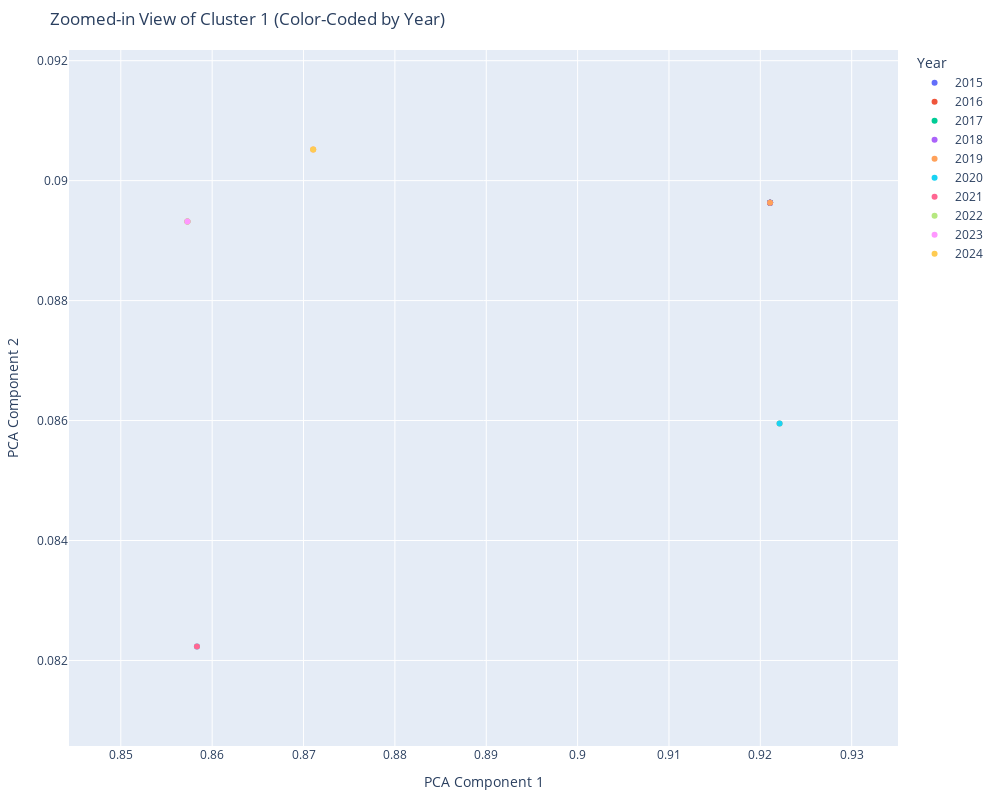

The cell this chart's notebook holds for it:
### Code cell
# Call the Zoomed-In-View Function
zoom_to_cluster(pca_df, cluster_number=1)

### Figure 1 — Plotly figure (JSON) as saved in the notebook; plotly's stock layout.template omitted (floating-point values rounded to 4 significant figures)
{"data": [{"customdata": [["Christmas Tree and Neapolitan Baroque Crèche", "2015"], ["Christmas Tree and Neapolitan Baroque Crèche", "2015"]], "hovertemplate": "Year=%{customdata[1]}<br>PCA Component 1=%{x}<br>PCA Component 2=%{y}<br>Title=%{customdata[0]}<extra></extra>", "legendgroup": "2015", "marker": {"color": "#636efa", "symbol": "circle"}, "mode": "markers", "name": "2015", "orientation": "v", "showlegend": true, "type": "scatter", "x": [0.9211, 0.9211], "xaxis": "x", "y": [0.08963, 0.08963], "yaxis": "y"}, {"customdata": [["Christmas Tree and Neapolitan Baroque Crèche", "2016"], ["Christmas Tree and Neapolitan Baroque Crèche", "2016"]], "hovertemplate": "Year=%{customdata[1]}<br>PCA Component 1=%{x}<br>PCA Component 2=%{y}<br>Title=%{customdata[0]}<extra></extra>", "legendgroup": "2016", "marker": {"color": "#EF553B", "symbol": "circle"}, "mode": "markers", "name": "2016", "orientation": "v", "showlegend": true, "type": "scatter", "x": [0.9211, 0.9211], "xaxis": "x", "y": [0.08963, 0.08963], "yaxis": "y"}, {"customdata": [["Christmas Tree and Neapolitan Baroque Crèche", "2017"], ["Christmas Tree and Neapolitan Baroque Crèche", "2017"]], "hovertemplate": "Year=%{customdata[1]}<br>PCA Component 1=%{x}<br>PCA Component 2=%{y}<br>Title=%{customdata[0]}<extra></extra>", "legendgroup": "2017", "marker": {"color": "#00cc96", "symbol": "circle"}, "mode": "markers", "name": "2017", "orientation": "v", "showlegend": true, "type": "scatter", "x": [0.9211, 0.9211], "xaxis": "x", "y": [0.08963, 0.08963], "yaxis": "y"}, {"customdata": [["Christmas Tree and Neapolitan Baroque Crèche", "2018"], ["Christmas Tree and Neapolitan Baroque Crèche", "2018"]], "hovertemplate": "Year=%{customdata[1]}<br>PCA Component 1=%{x}<br>PCA Component 2=%{y}<br>Title=%{customdata[0]}<extra></extra>", "legendgroup": "2018", "marker": {"color": "#ab63fa", "symbol": "circle"}, "mode": "markers", "name": "2018", "orientation": "v", "showlegend": true, "type": "scatter", "x": [0.9211, 0.9211], "xaxis": "x", "y": [0.08963, 0.08963], "yaxis": "y"}, {"customdata": [["Christmas Tree and Neapolitan Baroque Crèche", "2019"], ["Christmas Tree and Neapolitan Baroque Crèche", "2019"]], "hovertemplate": "Year=%{customdata[1]}<br>PCA Component 1=%{x}<br>PCA Component 2=%{y}<br>Title=%{customdata[0]}<extra></extra>", "legendgroup": "2019", "marker": {"color": "#FFA15A", "symbol": "circle"}, "mode": "markers", "name": "2019", "orientation": "v", "showlegend": true, "type": "scatter", "x": [0.9221, 0.9211], "xaxis": "x", "y": [0.08595, 0.08963], "yaxis": "y"}, {"customdata": [["Christmas Tree and Neapolitan Baroque Crèche", "2020"], ["Christmas Tree and Neapolitan Baroque Crèche", "2020"]], "hovertemplate": "Year=%{customdata[1]}<br>PCA Component 1=%{x}<br>PCA Component 2=%{y}<br>Title=%{customdata[0]}<extra></extra>", "legendgroup": "2020", "marker": {"color": "#19d3f3", "symbol": "circle"}, "mode": "markers", "name": "2020", "orientation": "v", "showlegend": true, "type": "scatter", "x": [0.8583, 0.9221], "xaxis": "x", "y": [0.08223, 0.08595], "yaxis": "y"}, {"customdata": [["Christmas Tree and Neapolitan Baroque Crèche", "2021"], ["Christmas Tree and Neapolitan Baroque Crèche", "2021"]], "hovertemplate": "Year=%{customdata[1]}<br>PCA Component 1=%{x}<br>PCA Component 2=%{y}<br>Title=%{customdata[0]}<extra></extra>", "legendgroup": "2021", "marker": {"color": "#FF6692", "symbol": "circle"}, "mode": "markers", "name": "2021", "orientation": "v", "showlegend": true, "type": "scatter", "x": [0.8573, 0.8583], "xaxis": "x", "y": [0.08932, 0.08223], "yaxis": "y"}, {"customdata": [["Christmas Tree and Neapolitan Baroque Crèche", "2022"], ["Christmas Tree and Neapolitan Baroque Crèche", "2022"]], "hovertemplate": "Year=%{customdata[1]}<br>PCA Component 1=%{x}<br>PCA Component 2=%{y}<br>Title=%{customdata[0]}<extra></extra>", "legendgroup": "2022", "marker": {"color": "#B6E880", "symbol": "circle"}, "mode": "markers", "name": "2022", "orientation": "v", "showlegend": true, "type": "scatter", "x": [0.8573, 0.8573], "xaxis": "x", "y": [0.08932, 0.08932], "yaxis": "y"}, {"customdata": [["Christmas Tree and Neapolitan Baroque Crèche", "2023"], ["Christmas Tree and Neapolitan Baroque Crèche", "2023"]], "hovertemplate": "Year=%{customdata[1]}<br>PCA Component 1=%{x}<br>PCA Component 2=%{y}<br>Title=%{customdata[0]}<extra></extra>", "legendgroup": "2023", "marker": {"color": "#FF97FF", "symbol": "circle"}, "mode": "markers", "name": "2023", "orientation": "v", "showlegend": true, "type": "scatter", "x": [0.8711, 0.8573], "xaxis": "x", "y": [0.09052, 0.08932], "yaxis": "y"}, {"customdata": [["Christmas Tree and Neapolitan Baroque Crèche", "2024"], ["Christmas Tree and Neapolitan Baroque Crèche", "2024"]], "hovertemplate": "Year=%{customdata[1]}<br>PCA Component 1=%{x}<br>PCA Component 2=%{y}<br>Title=%{customdata[0]}<extra></extra>", "legendgroup": "2024", "marker": {"color": "#FECB52", "symbol": "circle"}, "mode": "markers", "name": "2024", "orientation": "v", "showlegend": true, "type": "scatter", "x": [0.8711, 0.8711], "xaxis": "x", "y": [0.09052, 0.09052], "yaxis": "y"}], "layout": {"height": 800, "legend": {"title": {"text": "Year"}, "tracegroupgap": 0}, "margin": {"b": 50, "l": 50, "r": 50, "t": 50}, "title": {"text": "Zoomed-in View of Cluster 1 (Color-Coded by Year)"}, "width": 1000, "xaxis": {"anchor": "y", "domain": [0, 1], "range": [0.8443, 0.9351], "title": {"text": "PCA Component 1"}}, "yaxis": {"anchor": "x", "domain": [0, 1], "range": [0.08057, 0.09218], "title": {"text": "PCA Component 2"}}}}
